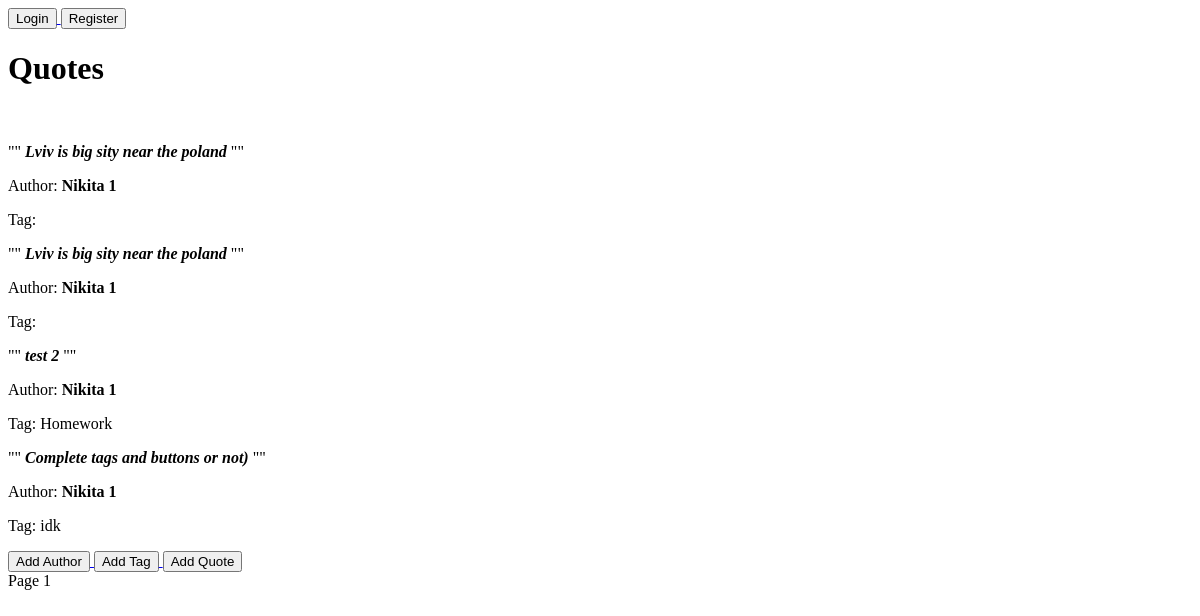
The app's page /, older data.
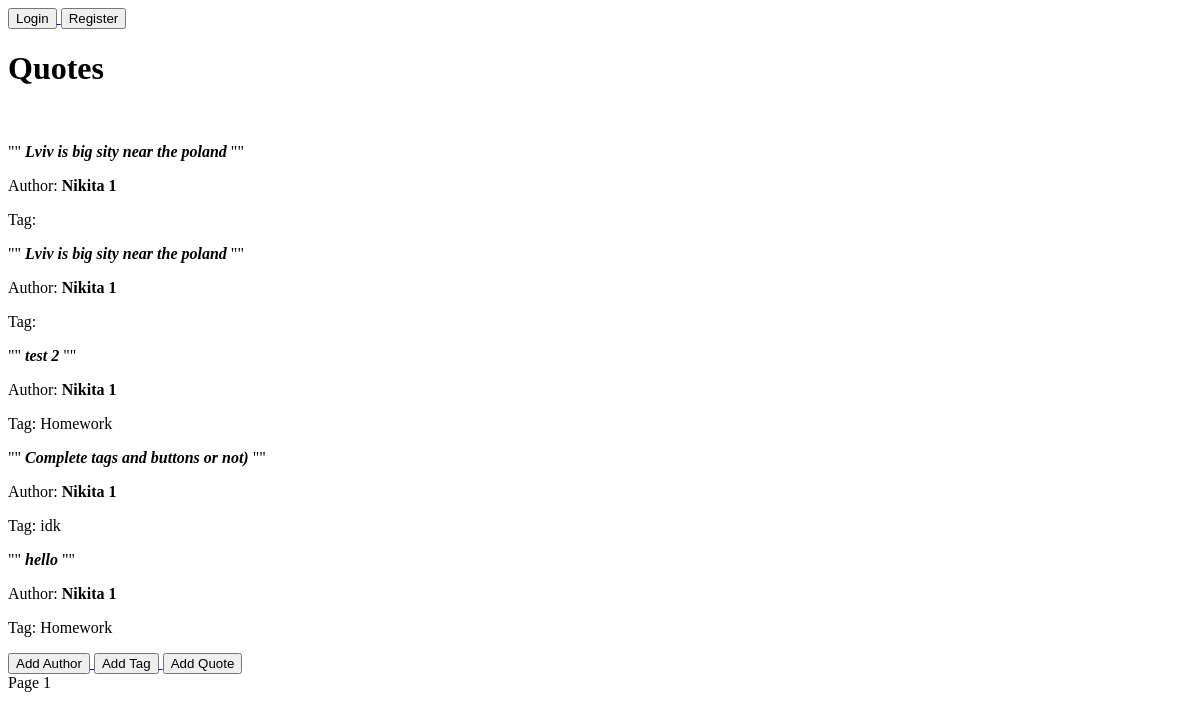
The same page, newer data.
### quotes/models.py (models this page shows, shortened)
class Quote(models.Model):
    text = models.TextField()
    author = models.ForeignKey(Author, on_delete=models.CASCADE)
    tags = models.ManyToManyField(Tag)

class Author(models.Model):
    fullname = models.CharField(max_length=100)
    born_date = models.CharField(max_length=100)
    born_location = models.CharField(max_length=100)
    description = models.TextField()

class Tag(models.Model):
    tag = models.CharField(max_length=100)

### quotes/views.py (the view)
# urls.py: path('', views.main, name='main'),
def main(request):
    quotes_list = Quote.objects.all()
    paginator = Paginator(quotes_list, 5)
    page_number = request.GET.get("page")
    page_obj = paginator.get_page(page_number)
    top_tags = Tag.objects.annotate(num_quotes=Count('quote')).order_by('-num_quotes')[:10]
    return render(request, "quotes/index.html",
        {
            "page_obj": page_obj,
            "top_tags": top_tags
        }
    )

### quotes/templates/quotes/index.html (shortened to what this page needs)
<!DOCTYPE html>
<html lang="en">
<head>
</head>
<body>
{% if user.is_authenticated %}
<p>Logged as {{ user.username }}</p>
<form action="/accounts/logout/" method="post">
    {% csrf_token %}
    <button type="submit">Logout</button>
</form>
{% else %}
<a href="/accounts/login/">
    <button>Login</button>
</a>
<a href="/register/">
    <button>Register</button>
</a>
{% endif %}
<h1>Quotes</h1>
<br>
{% for quote in page_obj %}
<p> "" <strong><em>{{ quote.text }}</em></strong> "" </p>
    Author:
    <strong>{{ quote.author.fullname }}</strong>
<p>
    Tag:
    {% for tag  in quote.tags.all %}
        {{ tag.tag }}
    {% endfor %}
</p>
{% endfor %}
<a href="{% url 'add_author' %}">
    <button>Add Author</button>
</a>
<a href="{% url 'add_tag' %}">
    <button>Add Tag</button>
</a>
<a href="{% url 'add_quote' %}">
    <button>Add Quote</button>
</a>
</body>
<div>
<span>
Page {{ page_obj.number }}
</span>
</div>
</html>

Row changes from the older to the newer data that the page shows:
added Quote: text "hello", author.fullname "Nikita 1", Tag (tag "Homework")
